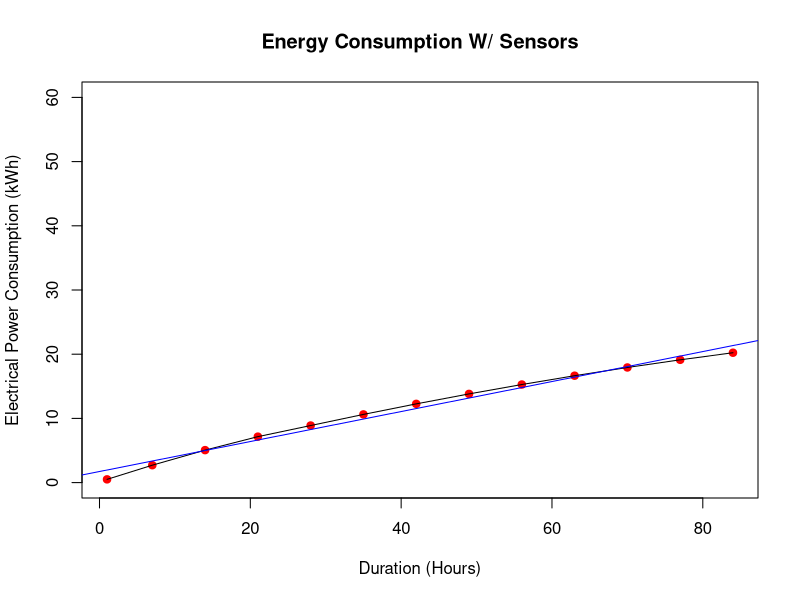
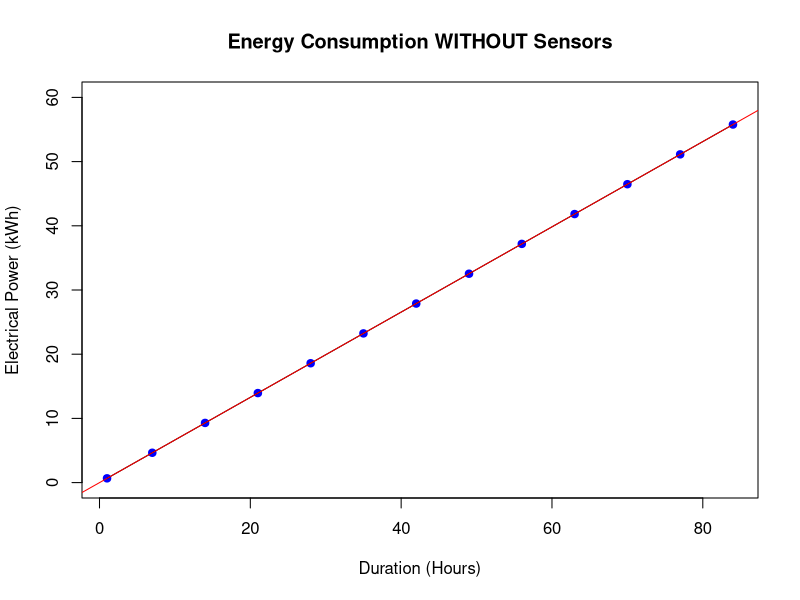
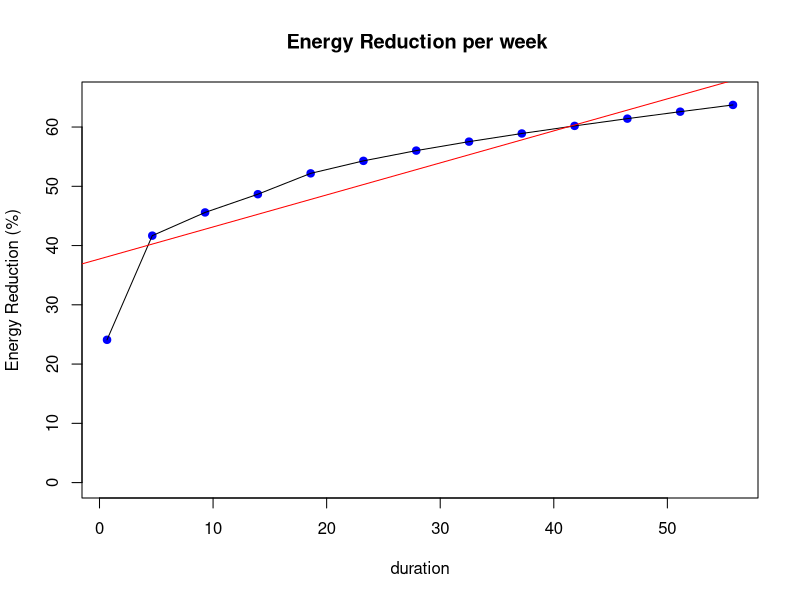

Here is the R script that generated these plots, in order:
## ---- chunk 1
  pt(-3.078356393, 14.99)
## ---- chunk 2
df1 <- data.frame(  
                    n             = 1:13,
                    Duration      = c(1,7,14,21,28,35,42,49,56,63,70,77,84),
                    With_Sensors  = c(0.504,2.711,5.058,7.158,8.890,10.622,12.264,13.816,15.278,16.651,17.933,19.126,20.229)
                    
                  )

knitr::kable(df1, caption = '**Electrical Power w/o Sensors**' )




## ---- chunk 3
y = c(1,7,14,21,28,35,42,49,56,63,70,77,84)
x = c(0.504,2.711,5.058,7.158,8.890,10.622,12.264,13.816,15.278,16.651,17.933,19.126,20.229)

plot(
     x~y,
     main = "Energy Consumption W/ Sensors",
     xlab = "Duration (Hours)",
     ylab = "Electrical Power Consumption (kWh)",
     cex  = 1,
     ylim = c(0, 60),
     col  = "red",
     pch  = 21,  
     bg   = "red"
    )

lines(
      x~y,
      bg="red"
     )

line=lm(x~y)
abline(line, col="blue")


## ---- chunk 4


df2 <- data.frame(  
                    n                  = 1:13,
                    Duration           = c(1,7,14,21,28,35,42,49,56,63,70,77,84),
                    Without_Sensors    = c(0.664,4.648,9.296,13.944,18.592,23.24,27.888,32.536,37.184,41.832,46.48,51.128,55.776)
                  )
knitr::kable(df2, caption = '**Electrical Power w/o Sensors**' )

## ---- chunk 5
y = c(1,7,14,21,28,35,42,49,56,63,70,77,84)
x = c(0.664,4.648,9.296,13.944,18.592,23.24,27.888,32.536,37.184,41.832,46.48,51.128,55.776)



plot(
     x~y,
     main = "Energy Consumption WITHOUT Sensors",
     xlab = "Duration (Hours)",
     ylab = "Electrical Power (kWh)",
     cex  = 1,
     ylim = c(0, 60),
     col  = "blue",
     pch  = 21,  
     bg   = "blue")

lines(
      x~y,
      bg ="red"
     )

line=lm(x~y)
abline(line, col="red")
## ---- chunk 6

x = c(0.504,2.711,5.058,7.158,8.890,10.622,12.264,13.816,15.278,16.651,17.933,19.126,20.229)
y = c(0.664,4.648,9.296,13.944,18.592,23.24,27.888,32.536,37.184,41.832,46.48,51.128,55.776)
a = c(0.504,2.711,5.058,7.158,8.890,10.622,12.264,13.816,15.278,16.651,17.933,19.126,20.229)
b = c(0.664,4.648,9.296,13.944,18.592,23.24,27.888,32.536,37.184,41.832,46.48,51.128,55.776)
 
 
test  = a/b
test2 = 1-test
test3 = test2*100


df3 <- data.frame(  
                    x = c(0.504,2.711,5.058,7.158,8.890,10.622,12.264,13.816,15.278,16.651,17.933,19.126,20.229),
                    y = c(0.664,4.648,9.296,13.944,18.592,23.24,27.888,32.536,37.184,41.832,46.48,51.128,55.776),
                    test3
                   )
knitr::kable(df3, caption = '**Table 2**' )

 
## ---- chunk 7

plot(
     test3~y,
     xlab = "duration",
     ylab = "Energy Reduction (%)",
     main = "Energy Reduction per week ",
     cex  = 1,
     ylim = c(0, 65),
     col  = "blue",
     pch  = 21,  
     bg   = "blue"
    )

lines(
      test3~y,
      bg = "blue"
     )

line=lm(test3~y)
abline(line, col="red")

